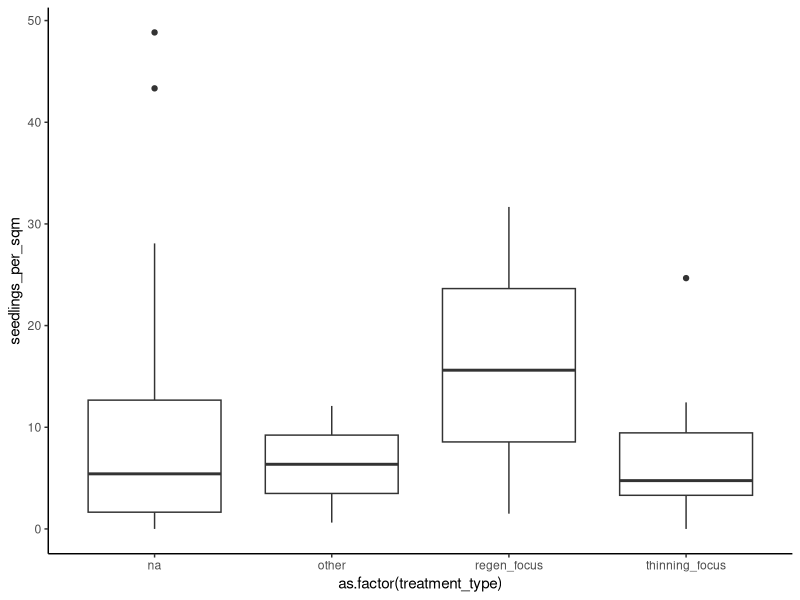

Source code (R):
# --------------------------------------------------
# Basic univariate analysis
# 08 Jun 2021
# HH
# --------------------------------------------------
#

stand_info <- read.csv("STAND_INFO_EAB_project_2020_cleaned_data.csv", fileEncoding = "UTF-8-BOM")
plot_info <- read.csv("PLOT_INFO_EAB_project_2020_cleaned_data.csv", fileEncoding = "UTF-8-BOM")
seedling_data <- read.csv("SEEDLINGS_EAB_project_2020_cleaned_data.csv", fileEncoding = "UTF-8-BOM")
overstory_data <- read.csv("TREES_EAB_project_2020_cleaned_data.csv", fileEncoding = "UTF-8-BOM")
small_sapling_data <- read.csv("SAPLINGS_SMALL_EAB_project_2020_cleaned_data.csv", fileEncoding = "UTF-8-BOM")
large_sapling_data <- read.csv("SAPLINGS_LARGE_EAB_project_2020_cleaned_data.csv", fileEncoding = "UTF-8-BOM")


library(tidyverse) #includes tidyr, dplyr, tibble!
library(ggplot2)
library(patchwork)


#ACTION PLAN: Follow Tony's advice re: simple univariate analysis (notes on p. 160 of my current bullet journal)
#Step 1: attach harvest status/treatment to variables of interest (look @ that table I sent Tony et al. with info about each stand)
#Step 2: Quantify variables of interest (look at papers doing similar things for ideas of what those variables are)
#Step 3: Run some ANOVAs
#Step 4: Make some simple graphs showing some of those ANOVA differences (if significant/even if not, maybe??)

# STEP 1: attaching treatment type & date since last tx to vars of interest -------------------------------

#Fields are now incorporated into the stand_info file
#Need to add them to the plot_info dataframe (using dplyr? or, a longer way would be with a for loop)

#trying it with merge, adding only a few columns from the stand_info dataframe....
plot_info_plus <- merge(x=plot_info, 
                        y=stand_info[,c(2,14:16)], #didn't work with column labels for some reason, only w/ numbers. MAKE SURE TO UPDATE NUMBERS IF THE SOURCE DATASHEET/EXCEL FILE CHANGES!!!
                        by="Stand_name", all.x=TRUE) #merging all plot_info w/ ONLY the following columns from stand_info: Stand_info (for merging), treatment_type, harvest_start_year, harvest_end_year (for addt'l info) 
glimpse(plot_info_plus)

#THIS WORKED! plot_info_plus now has treatment type and harvest year categories

# STEP 2: quantifying variables of interest -------------------------------

#STARTING this with seedling & sapling density! (next session...)

# starting w/ seedling data; copying some of this over from 3-24-30_Shifting_Seasons_Summit_figure_prep

#tying seedling data to more explanatory plot data
seedlings_plus <- merge(x=seedling_data,y=plot_info,by="plot_ID")

#sub-step 1: tally # seedlings per plot
seedlings_per_plot <- plot_info_plus #creating a new df
seedlings_per_plot$num_seedlings <- rep(0) #adding the seedling tally column

#for loop to cycle through seedlings_plus, adding to the correct row in seedlings_per_plot
for(i in 1:nrow(seedlings_plus)){
  for(j in 1:nrow(seedlings_per_plot)){
    if(seedlings_plus$plot_ID[i]==seedlings_per_plot$plot_ID[j]){
      seedlings_per_plot$num_seedlings[j] = (seedlings_per_plot$num_seedlings[j] + seedlings_plus$tally[i]) 
      #tallying ALL seedlings in each plot!
    }
  }
}

#next sub-step: converting from 'seedlings per plot' to 'seedlings per stand'

seedlings_per_stand <- stand_info #creating a new dataframe to capture this stuff
seedlings_per_stand$num_seedlings <- rep(0)
seedlings_per_stand$seedling_area <- seedlings_per_stand$num_plots*3
#this is because each plot has 3 seedling subplots, each 1 sq meter in size
#so multiplying area of seedlings counts (3 sqm/plot) times num plots gives us total area of seedling counts in each stand

#now we need a for loop to iterate thru stand and seedling-per-plot info: 
for(i in 1:nrow(seedlings_per_stand)){
  for(j in 1:nrow(seedlings_per_plot)){
    if(seedlings_per_stand$Stand_name[i]==seedlings_per_plot$Stand_name[j]){
      #assuming we are talking about the same plot......
      #add up all the seedlings
      seedlings_per_stand$num_seedlings[i] = (
        seedlings_per_stand$num_seedlings[i] +
          seedlings_per_plot$num_seedlings[j]
      )
    }
  }
}
# it worked!

#now, one last step to calculate seedlings DENSITY:
seedlings_per_stand$seedlings_per_sqm <- seedlings_per_stand$num_seedlings/seedlings_per_stand$seedling_area
# Q: should I exclude RUBUS/other shrubby species from this count/density???

##############################################

#LATER, will do the same thing for sapling data.....for now, will try an ANOVA with this......

aov1 <- aov(formula = seedlings_per_sqm ~ as.factor(treatment_type), 
            data =seedlings_per_stand)
summary(aov1)
#not significant.....

#should I try this WITHOUT rubus?

mean(seedlings_per_stand[seedlings_per_stand$treatment_type=="regen_focus","seedlings_per_sqm"])
mean(seedlings_per_stand[seedlings_per_stand$treatment_type=="thinning_focus","seedlings_per_sqm"])

p1 <- ggplot(data=seedlings_per_stand, aes(x=as.factor(treatment_type), y=seedlings_per_sqm)) +
  geom_boxplot() + 
  theme_classic()
print(p1)


#NEXT STEP: try this without rubus.

#THEN, try it again with saplings.
#will need to re-look at how I calculate area w/ the 2 classes of 